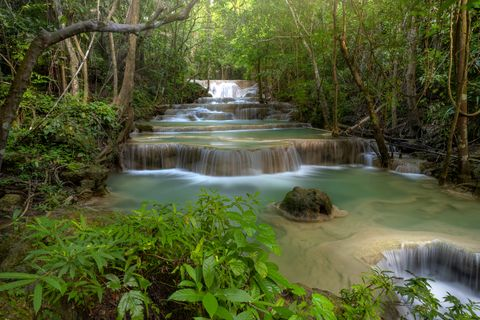
#> input picture pictures/pictures_2.jpg, 480 x 320 px; its folder holds only this picture in this run
$ python 'Picture Sorting.py'
#> lines starting #> are read from the running program, lines starting #| are printed output that depends on the picture
import os,sys
import numpy as np
import matplotlib.pyplot as plt
import cv2

##############################CHANGE_ACCORDINGLY###################################################
path = f'{os.path.dirname(os.path.abspath(__file__))}\pictures'
path_from_code_to_pics = "pictures/"
common_name = "pictures_"
################################################################################


def comparison(picture1,picture2):
	err = np.sum((picture1.astype("float") - picture2.astype("float")) ** 2)
	err /= float(picture1.shape[0] * picture1.shape[1])
	if err < 275 :
		return "same"
	else:
		return "not same"

def remove_dups(array):
	output = []
	for i in array:
		if i not in output:
			output.append(i)
	return output

pictures = os.listdir(path)

number_of_pics = len(pictures)
pictures_array = []

for i in range(number_of_pics):
	picture_name = pictures[i]

	picture = cv2.imread(path_from_code_to_pics + picture_name)[:,:,::-1]
	pic_resize = cv2.resize(picture, dsize=(270,270), fx=5, fy=5, interpolation=cv2.INTER_LINEAR)
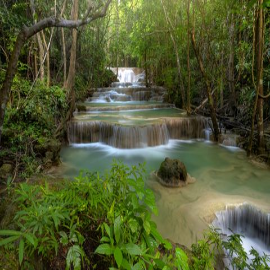
#> pic_resize: shape (270, 270, 3); mean R, G, B 81.1, 89.1, 50.8
	gray_picture = np.mean(pic_resize,2)
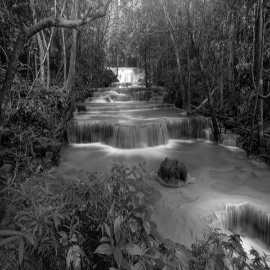
#> gray_picture: shape (270, 270) float64; min 0.333, max 254.3, mean 73.7
	picture = []
	pictures_array.append(gray_picture)
#output: picture array
#--------------------------------------------------------
array_length = len(pictures_array)
#> array_length = 1
i = 0

while i < array_length:
	current_pic = pictures_array[i]
	comparison_pictures = len(pictures_array) - i - 1
	j = i+1

	removal = []
	if comparison_pictures > 0:
		for k in range(comparison_pictures):
			comparison_pic = pictures_array[j + k]
			if comparison(current_pic,comparison_pic) == "same":
				removal.append(j + k)

	removal = remove_dups(removal)
	for n in range(len(removal)):
		if removal[n] == i:
			i -= 1
		pictures_array.pop(removal[n])
		os.remove(path_from_code_to_pics + pictures[removal[n]])
		pictures.pop(removal[n])
		array_length -= 1
	i += 1
#> this loop made 1 pass
#> (comparison_pictures, j, i) on pass 1: (0, 1, 1)
#> after the loop, array_length = 1; i = 1; pictures = ['pictures_2.jpg']; pictures_array = 1 item

pictures = os.listdir(path)
j = 0
for i in pictures:
	j += 1
	os.rename(path + '/' + i, path + '/' + common_name + str(j) + 'temp.jpg')
#> this loop made 1 pass
#> (i, j) on pass 1: ('pictures_2.jpg', 1)
#> after the loop, j = 1

pictures = os.listdir(path)
j = 0
for i in pictures:
	j += 1
	os.rename(path + '/' + i, path + '/' + common_name + str(j) + '.jpg')
#> after the loop, j = 1

$ run again, on pictures/pictures_5.jpg
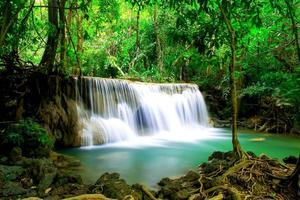
#> input picture pictures/pictures_5.jpg, 300 x 200 px
#> `pic_resize = cv2.resize(picture, dsize=(270,270), fx=5, fy=5, interpol..`:
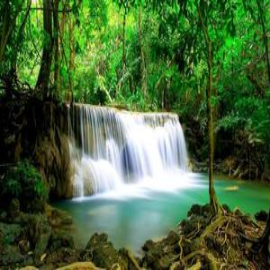
#> pic_resize: shape (270, 270, 3); mean R, G, B 73.2, 102.6, 59.8
#> `gray_picture = np.mean(pic_resize,2)`:
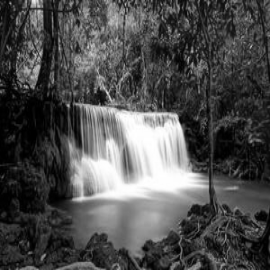
#> gray_picture: shape (270, 270) float64; min 0, max 255, mean 78.5
#> `array_length = len(pictures_array)`: array_length = 1
#> the loop `while i < array_length:` made 1 pass
#> (comparison_pictures, j, i) on pass 1: (0, 1, 1)
#> after the loop `while i < array_length:`: pictures = ['pictures_5.jpg']; pictures_array = 1 item
#> the loop `for i in pictures:` made 1 pass
#> (i, j) on pass 1: ('pictures_5.jpg', 1)
#> after the loop `for i in pictures:`: j = 1

$ run again, on pictures/pictures_6.jpg
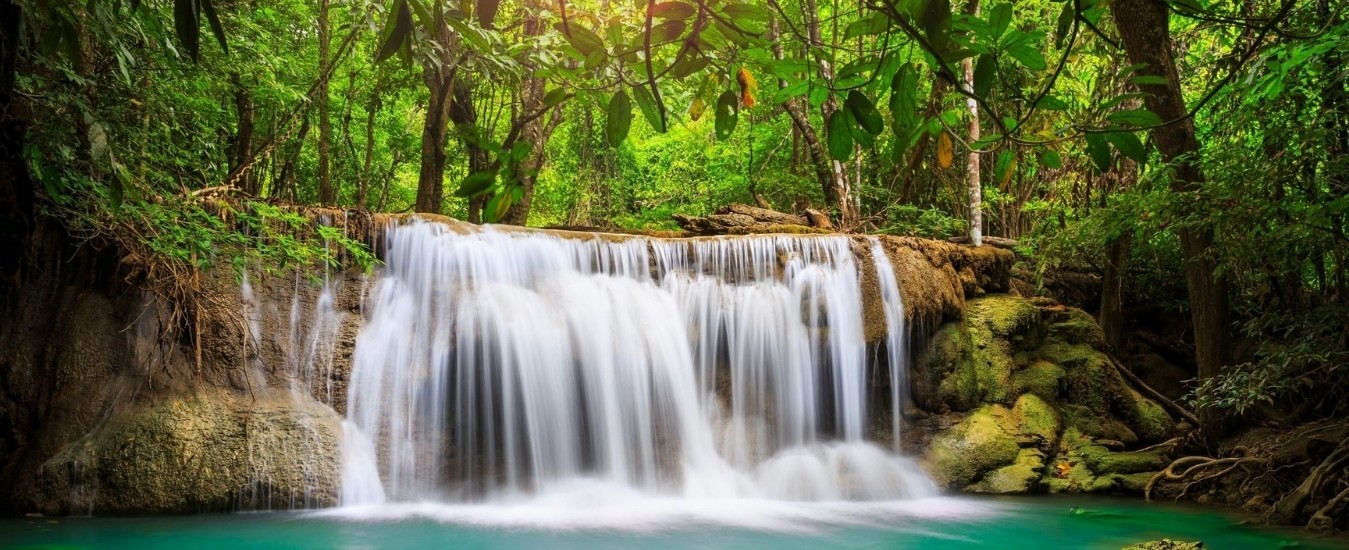
#> input picture pictures/pictures_6.jpg, 1349 x 550 px
#> `pic_resize = cv2.resize(picture, dsize=(270,270), fx=5, fy=5, interpol..`:
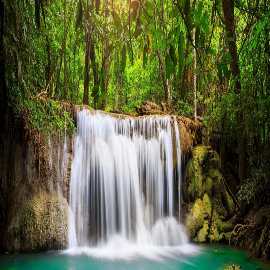
#> pic_resize: shape (270, 270, 3); mean R, G, B 95.5, 101, 66.9
#> `gray_picture = np.mean(pic_resize,2)`:
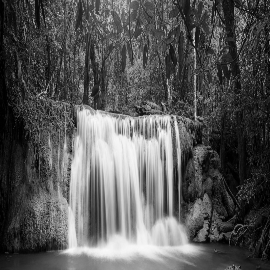
#> gray_picture: shape (270, 270) float64; min 0, max 249, mean 87.8
#> `array_length = len(pictures_array)`: array_length = 1
#> the loop `while i < array_length:` made 1 pass
#> (comparison_pictures, j, i) on pass 1: (0, 1, 1)
#> after the loop `while i < array_length:`: pictures = ['pictures_6.jpg']; pictures_array = 1 item
#> the loop `for i in pictures:` made 1 pass
#> (i, j) on pass 1: ('pictures_6.jpg', 1)
#> after the loop `for i in pictures:`: j = 1
